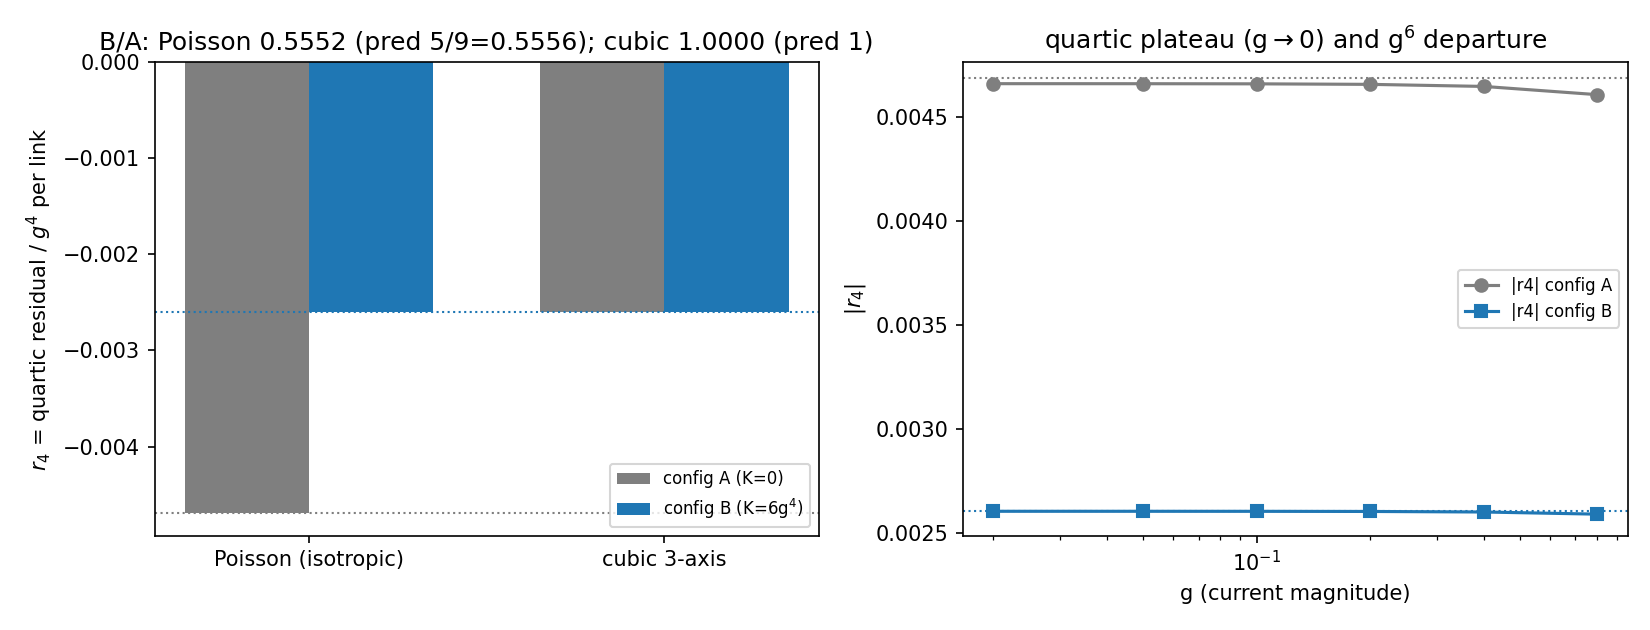

Write Python code to recreate this figure.
"""SC2 -- the decisive constant-field test: does the commutator (Skyrme) piece
appear in the quartic residual of the SU(2) link cosine?

Pre-registered predictions (BRIDGE_SU2_COEFF.md, written before this ran):

  config A (abelian-like, K=0):     c_x=c_y=c_z=g(1,0,0)   -> 3S-2K = 27 g^4
  config B (hedgehog-like, K=6g^4): c_mu = g e_mu           -> 3S-2K = 15 g^4

  Poisson (isotropic) measure: r4(B)/r4(A) = 15/27 = 5/9 = 0.5556  (Skyrme present)
  cubic 3-axis measure:        r4(B)/r4(A) = 1.0000 exactly        (K-blind control)
  commutator coefficient:      c_K = (r4(B)-r4(A)) g^4... = +a^4/2880 (stabilising sign)

  DEATH CRITERION: Poisson ratio = 1.0 too  ->  quartic purely symmetric, verdict C.

r4 = per-link mean of [E_link - a^2|l_e|^2/8] / g^4, the quadratic term subtracted
sample-by-sample (exact), so only the quartic average fluctuates. 20 seeds.
"""

from __future__ import annotations

import json
import sys
from pathlib import Path

import matplotlib

matplotlib.use("Agg")
import matplotlib.pyplot as plt
import numpy as np

sys.path.insert(0, str(Path(__file__).resolve().parent))
import sc_core as sc

A_LINK = 1.0
G_SMALL = 0.05          # quartic regime: g^6 corrections ~ g^2 = 2.5e-3 relative
N_DIR = 200_000
N_SEEDS = 20
GRID_G = [0.02, 0.05, 0.1, 0.2, 0.4, 0.8]   # plateau scan (feeds SC3)


def residuals_for_seed(rng, g):
    dirs = sc.isotropic_directions(N_DIR, rng)
    CA, CB = sc.config_A(g), sc.config_B(g)
    r4A = sc.quartic_residual(CA, dirs, A_LINK) / g ** 4
    r4B = sc.quartic_residual(CB, dirs, A_LINK) / g ** 4
    return r4A, r4B


def main():
    # ---- Poisson measure, 20 seeds ----------------------------------------- #
    rAs, rBs = [], []
    for seed in range(N_SEEDS):
        rng = np.random.default_rng(1000 + seed)
        rA, rB = residuals_for_seed(rng, G_SMALL)
        rAs.append(rA)
        rBs.append(rB)
    stA, stB = sc.seed_stats(rAs), sc.seed_stats(rBs)
    ratio = np.array(rBs) / np.array(rAs)
    st_ratio = sc.seed_stats(ratio)

    # ---- cubic 3-axis control (deterministic) ------------------------------ #
    CA, CB = sc.config_A(G_SMALL), sc.config_B(G_SMALL)
    r4A_cub = sc.quartic_residual(CA, sc.CUBIC_AXES, A_LINK) / G_SMALL ** 4
    r4B_cub = sc.quartic_residual(CB, sc.CUBIC_AXES, A_LINK) / G_SMALL ** 4

    # ---- commutator coefficient -------------------------------------------- #
    # r4 = -(a^4/(384*15)) (3S-2K)/g^4 with S,K per config; K_A=0, K_B=6g^4:
    # c_K = (r4B - r4A) * g^4 / K_B  (predicted +a^4/2880 = +3.472e-4 at a=1)
    _, _, KB = sc.invariants(sc.config_B(1.0))      # K_B per unit g^4 = 6
    cK = (np.array(rBs) - np.array(rAs)) / KB
    st_cK = sc.seed_stats(cK)

    # ---- predictions -------------------------------------------------------- #
    pred_rA = -(A_LINK ** 4 / (384.0 * 15.0)) * 27.0
    pred_rB = -(A_LINK ** 4 / (384.0 * 15.0)) * 15.0
    pred_cK = A_LINK ** 4 / 2880.0
    pred_cub = -(A_LINK ** 4 / 384.0)               # cubic: mean over 3 axes of G_ii^2 = g^4

    # ---- plateau scan in g (single seed batch, for the figure / SC3) -------- #
    rng = np.random.default_rng(99)
    dirs = sc.isotropic_directions(N_DIR, rng)
    plateau = {"g": GRID_G, "r4A": [], "r4B": []}
    for g in GRID_G:
        plateau["r4A"].append(sc.quartic_residual(sc.config_A(g), dirs, A_LINK) / g ** 4)
        plateau["r4B"].append(sc.quartic_residual(sc.config_B(g), dirs, A_LINK) / g ** 4)

    verdict_skyrme = abs(st_ratio["mean"] - 5.0 / 9.0) < 5 * st_ratio["sem"] + 5e-3
    verdict_blind = abs(r4B_cub / r4A_cub - 1.0) < 1e-12
    death = abs(st_ratio["mean"] - 1.0) < 3 * st_ratio["sem"]

    payload = {
        "params": {"a_link": A_LINK, "g": G_SMALL, "n_dirs": N_DIR,
                   "n_seeds": N_SEEDS},
        "poisson": {
            "r4_A": stA, "r4_B": stB,
            "ratio_B_over_A": st_ratio,
            "predicted_ratio": 5.0 / 9.0,
            "predicted_r4_A": pred_rA, "predicted_r4_B": pred_rB,
        },
        "cubic_control": {
            "r4_A": r4A_cub, "r4_B": r4B_cub,
            "ratio_B_over_A": r4B_cub / r4A_cub,
            "predicted_ratio": 1.0, "predicted_r4": pred_cub,
        },
        "commutator_coefficient": {
            "c_K": st_cK, "predicted": pred_cK,
            "sign": "stabilising (positive)" if st_cK["mean"] > 0 else "NEGATIVE",
        },
        "plateau_scan": plateau,
        "verdict": {
            "skyrme_present_poisson": bool(verdict_skyrme),
            "cubic_K_blind": bool(verdict_blind),
            "death_criterion_activated": bool(death),
        },
    }
    sc.save_json("SC2_constant_field.json", payload)

    # ---- figure -------------------------------------------------------------- #
    fig, (ax1, ax2) = plt.subplots(1, 2, figsize=(11, 4.2))
    x = np.arange(2)
    width = 0.35
    ax1.bar(x - width / 2, [stA["mean"], r4A_cub], width,
            yerr=[stA["sem"], 0], label="config A (K=0)", color="tab:gray")
    ax1.bar(x + width / 2, [stB["mean"], r4B_cub], width,
            yerr=[stB["sem"], 0], label="config B (K=6g$^4$)", color="tab:blue")
    ax1.axhline(pred_rA, color="tab:gray", ls=":", lw=1)
    ax1.axhline(pred_rB, color="tab:blue", ls=":", lw=1)
    ax1.set_xticks(x, ["Poisson (isotropic)", "cubic 3-axis"])
    ax1.set_ylabel(r"$r_4$ = quartic residual / $g^4$ per link")
    ax1.set_title(f"B/A: Poisson {st_ratio['mean']:.4f} (pred 5/9={5/9:.4f}); "
                  f"cubic {r4B_cub/r4A_cub:.4f} (pred 1)")
    ax1.legend(fontsize=8)

    ax2.plot(plateau["g"], np.abs(plateau["r4A"]), "o-", color="tab:gray",
             label="|r4| config A")
    ax2.plot(plateau["g"], np.abs(plateau["r4B"]), "s-", color="tab:blue",
             label="|r4| config B")
    ax2.axhline(abs(pred_rA), color="tab:gray", ls=":", lw=1)
    ax2.axhline(abs(pred_rB), color="tab:blue", ls=":", lw=1)
    ax2.set_xscale("log")
    ax2.set_xlabel("g (current magnitude)")
    ax2.set_ylabel(r"$|r_4|$")
    ax2.set_title("quartic plateau (g$\\to$0) and g$^6$ departure")
    ax2.legend(fontsize=8)
    fig.tight_layout()
    fig.savefig(Path(__file__).resolve().parent / "SC2_constant_field.png", dpi=150)

    print(json.dumps({k: payload[k] for k in
                      ("poisson", "cubic_control", "commutator_coefficient",
                       "verdict")}, indent=2))


if __name__ == "__main__":
    main()
